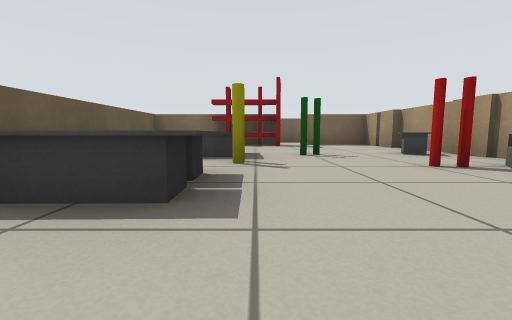
[1] (above)

16 first-person views from a walk through a robot-simulator world made for Stage. The camera is 0.39 m above the floor, tilts 6° down and sees 90° across. Floor lines are 1 m apart. The floor is counted in squares, 1 m on a side. Each view is taken from the middle of a square. On the plan, view 1 faces up. The plan holds only what a view shows up to about 9 squares ahead; the rest is blank. The robots in the file are not drawn.

[2]
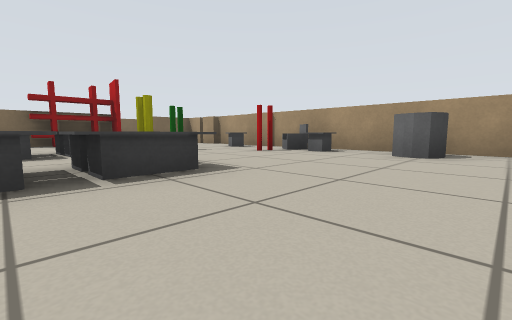

[3]
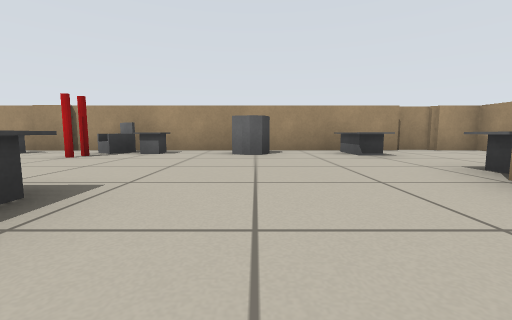

[4]
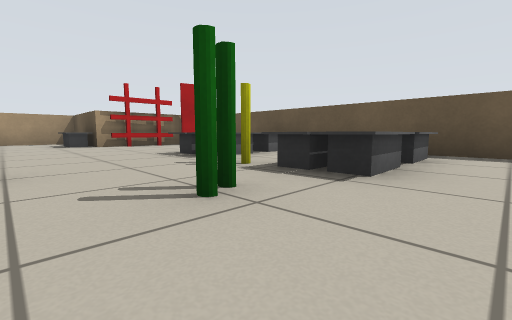

[5]
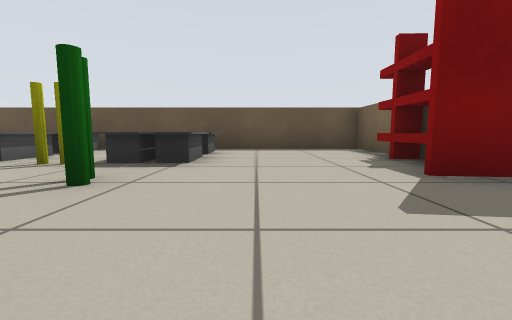

[6]
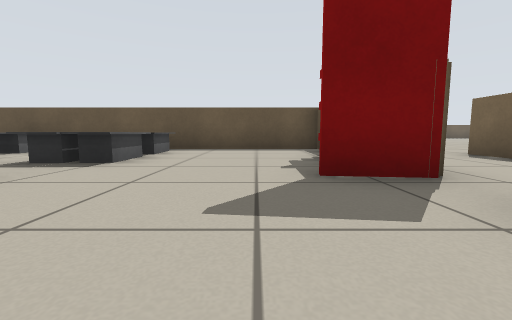

[7]
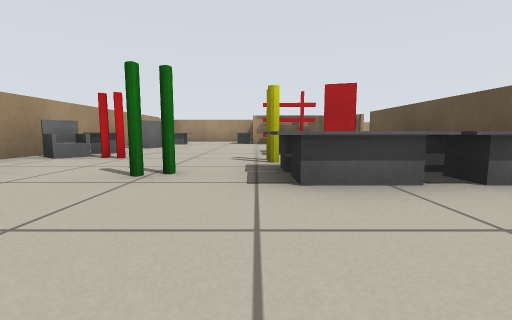

[8]
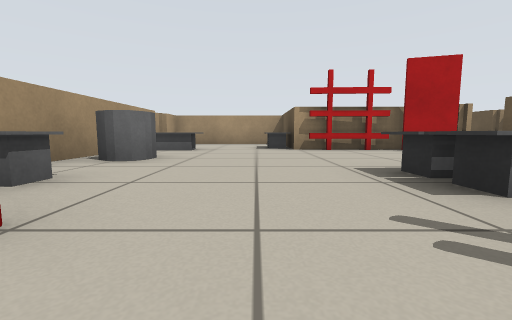

[9]
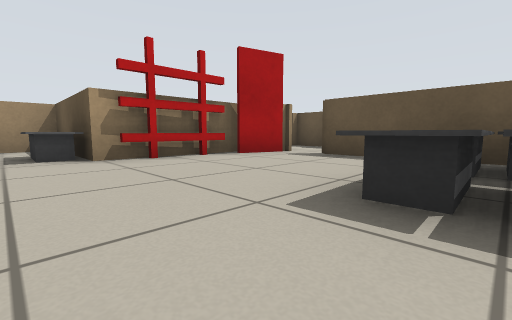

[10]
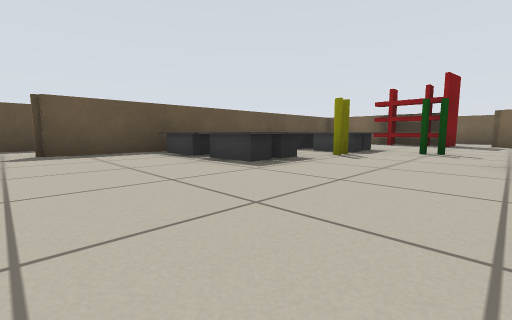

[11]
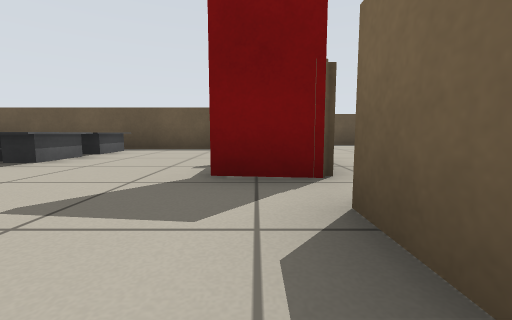

[12]
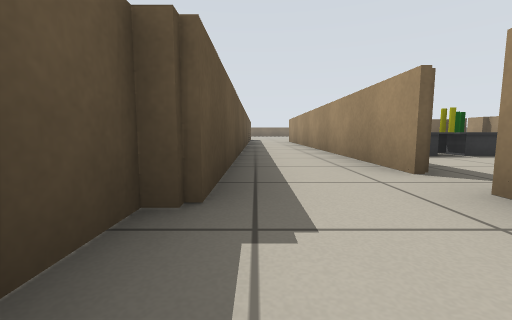

[13]
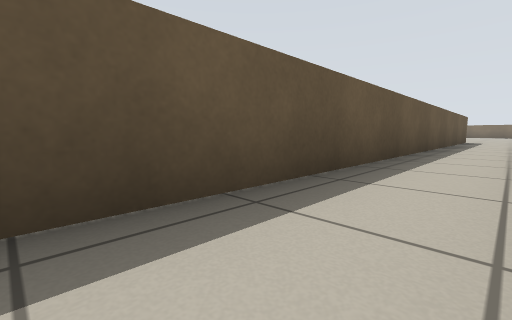

[14]
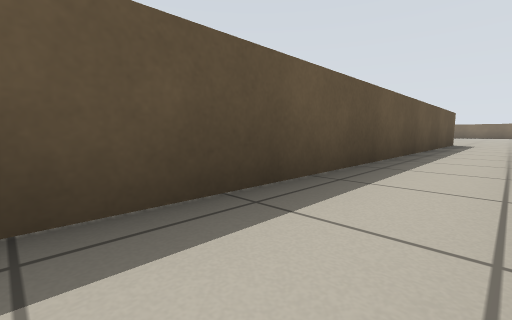

[15]
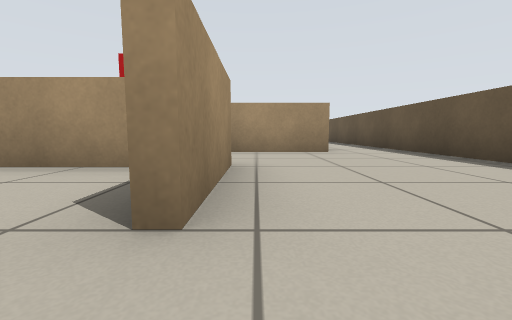

[16]
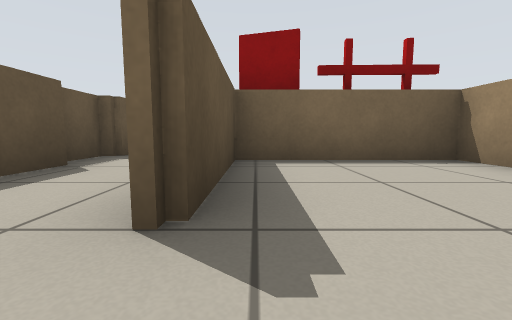

### Floor plan
Ten units are one square. View 1 is at (0, 0); x grows to the right and y downward. Boxes are objects, and circles mark ways between rooms. Rooms are numbered by the first view taken in them; rooms with no view inside come last. Other rooms are left out.
<svg viewBox="-61 -135 106 191">
<path fill="none" stroke="#000" d="M0 23 -26 23M-25 21 1 21 1 50 38 50 38 40M-33 25 -33 51M36 -68 36 -85 15 -85M38 32 38 -69M-1 -85 -33 -85 -33 6M40 41 40 32M16 -109 10 -109M-6 -111 10 -111M-53 6 -53 18M-56 16 -56 29M-53 28 -53 38M-35 6 -35 -45M-53 -46 -53 6M-36 -87 -14 -87M-53 -120 -53 -46M-9 -109 -17 -109 -17 -130M-35 -45 -35 -60"/>
<rect x="-35" y="-25" width="20" height="10" fill="#bbb"><title>desk</title></rect>
<rect x="-35" y="-55" width="20" height="10" fill="#bbb"><title>desk</title></rect>
<rect x="-25" y="-35" width="10" height="10" fill="#bbb"><title>desk</title></rect>
<rect x="-25" y="-45" width="10" height="10" fill="#bbb"><title>desk</title></rect>
<rect x="-15" y="15" width="10" height="10" fill="#bbb"><title>rack</title></rect>
<rect x="-15" y="-25" width="10" height="10" fill="#bbb"><title>desk</title></rect>
<rect x="-15" y="-35" width="10" height="10" fill="#bbb"><title>desk</title></rect>
<rect x="-15" y="-45" width="10" height="10" fill="#bbb"><title>desk</title></rect>
<rect x="-15" y="-55" width="20" height="10" fill="#bbb"><title>desk</title></rect>
<rect x="-15" y="-85" width="20" height="10" fill="#bbb"><title>rack</title></rect>
<rect x="-5" y="25" width="20" height="10" fill="#bbb"><title>desk</title></rect>
<rect x="-5" y="-45" width="10" height="20" fill="#bbb"><title>person</title></rect>
<rect x="5" y="-55" width="10" height="10" fill="#bbb"><title>person</title></rect>
<rect x="5" y="-85" width="10" height="10" fill="#bbb"><title>door leaf</title></rect>
<rect x="15" y="-35" width="10" height="10" fill="#bbb"><title>person</title></rect>
<rect x="25" y="15" width="10" height="10" fill="#bbb"><title>desk</title></rect>
<rect x="25" y="-5" width="10" height="10" fill="#bbb"><title>round table</title></rect>
<rect x="25" y="-25" width="10" height="10" fill="#bbb"><title>desk</title></rect>
<rect x="25" y="-35" width="10" height="10" fill="#bbb"><title>armchair</title></rect>
<rect x="25" y="-55" width="10" height="10" fill="#bbb"><title>desk</title></rect>
<rect x="-35" y="15" width="10" height="10" fill="#bbb"><title>door leaf</title></rect>
<circle cx="-15" cy="40" r="3" fill="#2a7"/>
<circle cx="-30" cy="10" r="3" fill="#2a7"/>
<circle cx="40" cy="-80" r="3" fill="#2a7"/>
<circle cx="5" cy="-90" r="3" fill="#2a7"/>
<circle cx="-40" cy="-5" r="3" fill="#2a7"/>
<circle cx="-15" cy="-100" r="3" fill="#2a7"/>
<circle cx="-35" cy="-115" r="3" fill="#2a7"/>
<circle cx="-40" cy="-35" r="3" fill="#2a7"/>
<text x="0" y="-20">1</text>
<text x="10" y="-100">2</text>
<text x="-40" y="-20">3</text>
<text x="-40" y="-90">4</text>
</svg>
Room 1 opens to room 2. Room 2 opens to room 3. Room 2 opens to room 4. Room 3 opens to room 4.

Where each view was taken, in squares from view 1:
view 1: 0 up, 0 right, facing up
view 2: 1 down, 2 left, facing up-right
view 3: 0 up, 2 left, facing right
view 4: 6 up, 2 right, facing down-left
view 5: 6 up, 3 right, facing left
view 6: 7 up, 3 right, facing left
view 7: 7 up, 0 right, facing down
view 8: 4 up, 1 right, facing down
view 9: 2 up, 1 right, facing down-left
view 10: 1 down, 2 right, facing up-left
view 11: 8 up, 3 right, facing left
view 12: 3 down, 5 left, facing up
view 13: 1 down, 4 left, facing up-left
view 14: 2 up, 4 left, facing up-left
view 15: 14 up, 2 left, facing down
view 16: 6 down, 3 left, facing up
